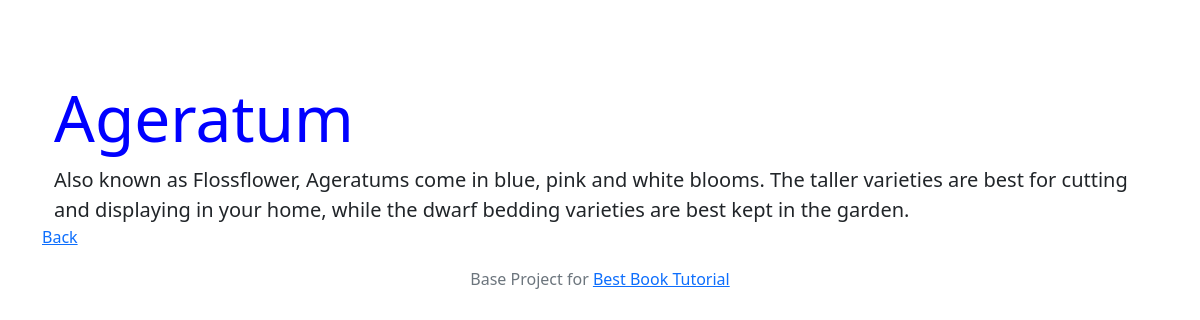
Page /flower/ageratum/ on the committed database.
### myapp/models.py (models this page shows, shortened)
class Flower(models.Model):
    title = models.CharField(max_length = 255, default = '')
    description = models.TextField(default='')
    slug = models.SlugField(blank = True, default = '')
    category = models.ForeignKey(Category, null=True, on_delete = models.PROTECT)
    tags = models.ManyToManyField(Tag)

### myapp/views.py (the view)
# urls.py: path('flower/<slug:slug>/',myapp_views.detail, name='detail'), #<> are used to capture the url values
def detail(request, slug=None):               #stores the slug from the url into the variable slug or None if the value is not passed into this parameter
    flower = get_object_or_404(Flower, slug=slug)         #stores the object with the slug into the variable flower if it is found, else it returns error 404
    return render(request, 'myapp/detail.html', {'flower': flower})

### myapp/templates/myapp/detail.html
{% extends 'base/base.html' %}
{% block content%}
<divv class="jumbotron">
    <div class="container">
        <h1 class="display-3">{{flower.title}}</h1>
        <div class="lead">{{flower.description}}</div>
    </div>
</div>
<a href="{% url 'index' %}">Back</a>
{% endblock %}

### base/static/base/custome_css/site.css (style rules this page uses)
body { padding-top: 5rem; }
h1 { color: blue; }

### rows in the picture
Flower: title "Ageratum", description "Also known as Flossflower, Ageratums come in blue, pink and white blooms. The taller varieties are best for cutting and displaying in your home, while the dwarf bedding varieties are best kept in the garden."
